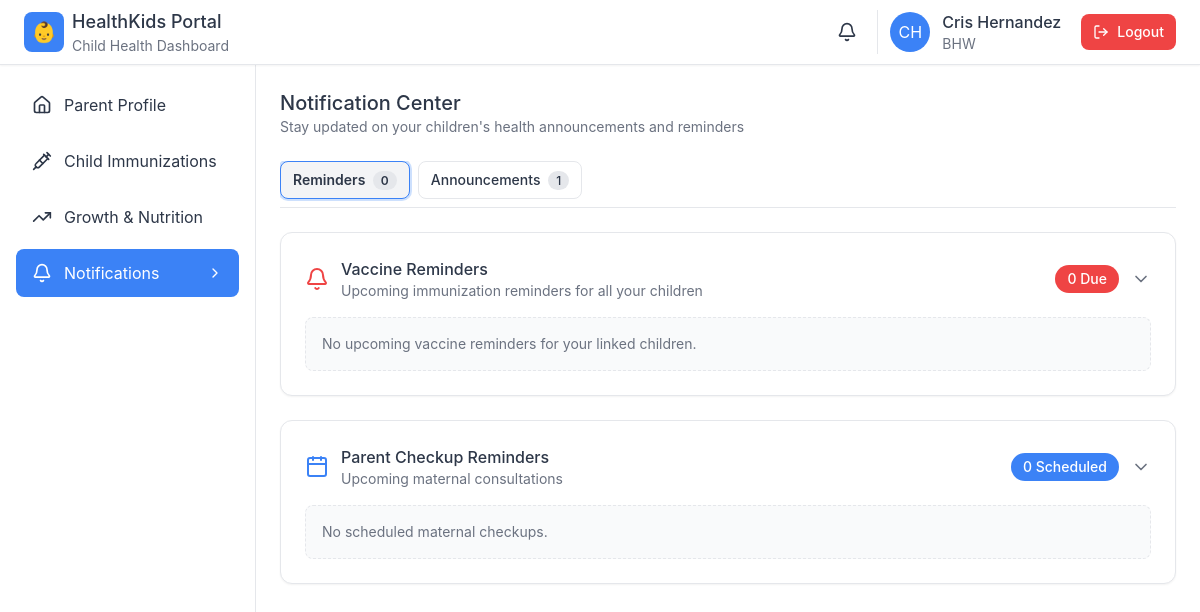
Screenshot of /parent_portal.php?view=notifications (signed in) with the database file from the repository.
### tables this page shows
CREATE TABLE `users` (
  `user_id` int(10) UNSIGNED NOT NULL,
  `username` varchar(100) NOT NULL,
  `email` varchar(255) DEFAULT NULL,
  `password` varchar(255) NOT NULL,
  `password_hash` varchar(255) NOT NULL,
  `first_name` varchar(100) NOT NULL DEFAULT '',
  `middle_name` varchar(100) DEFAULT NULL,
  `last_name` varchar(100) NOT NULL DEFAULT '',
  `role_id` int(10) UNSIGNED NOT NULL,
  `barangay` varchar(100) DEFAULT NULL,
  `birthday` date DEFAULT NULL,
  `is_active` tinyint(1) NOT NULL DEFAULT 1,
  `created_at` timestamp NOT NULL DEFAULT current_timestamp(),
  `updated_at` timestamp NOT NULL DEFAULT current_timestamp() ON UPDATE current_timestamp(),
  `last_login_at` timestamp NULL DEFAULT NULL,
  `created_by_user_id` int(10) UNSIGNED DEFAULT NULL
);

CREATE TABLE `roles` (
  `role_id` int(10) UNSIGNED NOT NULL,
  `role_name` varchar(50) NOT NULL,
  `role_description` text DEFAULT NULL,
  `created_at` timestamp NOT NULL DEFAULT current_timestamp()
);

### views/notifications.php (the view, shortened to what this page needs)
<?php
require_once __DIR__.'/../inc/db.php';
$announcements=[];
if ($stmt = $mysqli->prepare("SELECT event_id, event_title, event_description, event_type, event_date, event_time, location FROM events WHERE is_published=1 AND (event_date IS NULL OR event_date >= CURDATE()) ORDER BY event_date ASC, event_time ASC LIMIT 100")) {
    $stmt->execute();
    $res = $stmt->get_result();
    while ($row = $res->fetch_assoc()) { $announcements[] = $row; }
}
$vaccine_reminders=[];
$parent_checkups = [];
?>
<div class="space-y-6">
    <div class="flex flex-col md:flex-row md:items-end md:justify-between gap-3">
        <div>
            <h2 class="text-xl font-medium">Notification Center</h2>
            <p class="text-sm" style="color: #6b7280;">Stay updated on your children's health announcements and reminders</p>
        </div>
    </div>
    <div class="mt-2">
        <div class="flex gap-2 overflow-x-auto pb-2 border-b" style="border-color:#e5e7eb;">
            <button class="tab-btn px-3 py-2 rounded-lg text-sm font-medium border" data-tab="reminders" aria-selected="true" style="border-color:#e5e7eb; background-color:#f3f4f6;">
                Reminders
                <span class="ml-1 px-2 py-0.5 rounded-full text-xs" style="background-color:#e5e7eb;">
                    <?php echo count($vaccine_reminders) + count($parent_checkups); ?>
                </span>
            </button>
            <button class="tab-btn px-3 py-2 rounded-lg text-sm font-medium border" data-tab="announcements" aria-selected="false" style="border-color:#e5e7eb;">
                Announcements
                <span class="ml-1 px-2 py-0.5 rounded-full text-xs" style="background-color:#e5e7eb;">
                    <?php echo count($announcements); ?>
                </span>
            </button>
        </div>
    </div>
    <div data-panel="reminders" class="space-y-6">
        <div class="bg-white rounded-xl shadow-sm p-6" style="border: 1px solid #e5e7eb;">
            <button id="reminders-toggle" type="button" class="w-full flex items-center justify-between mb-4 text-left">
                <div class="flex items-center gap-3">
                    <i data-lucide="bell" class="w-6 h-6" style="color: #ef4444;"></i>
                    <div>
                        <h3 class="font-medium">Vaccine Reminders</h3>
                        <p class="text-sm" style="color: #6b7280;">Upcoming immunization reminders for all your children</p>
                    </div>
                </div>
                <div class="flex items-center gap-3">
                    <span class="px-3 py-1 rounded-full text-white text-sm font-medium" style="background-color: #ef4444;">
                        <?php echo count($vaccine_reminders); ?> Due
                    </span>
                    <i id="reminders-chevron" data-lucide="chevron-down" class="w-5 h-5" style="transition: transform 0.2s ease; color:#6b7280;"></i>
                </div>
            </button>
            <div id="reminders-content" class="space-y-3">
                <?php if (empty($vaccine_reminders)): ?>
                    <div class="p-4 rounded-lg" style="background-color:#f9fafb; border:1px dashed #e5e7eb;">
                        <p class="text-sm" style="color:#6b7280;">No upcoming vaccine reminders for your linked children.</p>
                    </div>
                <?php endif; ?>
            </div>
        </div>
        <div class="bg-white rounded-xl shadow-sm p-6" style="border: 1px solid #e5e7eb;">
            <button id="checkups-toggle" type="button" class="w-full flex items-center justify-between mb-4 text-left">
                <div class="flex items-center gap-3">
                    <i data-lucide="calendar" class="w-6 h-6" style="color: #3b82f6;"></i>
                    <div>
                        <h3 class="font-medium">Parent Checkup Reminders</h3>
                        <p class="text-sm" style="color: #6b7280;">Upcoming maternal consultations</p>
                    </div>
                </div>
                <div class="flex items-center gap-3">
                    <span class="px-3 py-1 rounded-full text-white text-sm font-medium" style="background-color: #3b82f6;">
                        <?php echo count($parent_checkups); ?> Scheduled
                    </span>
                    <i id="checkups-chevron" data-lucide="chevron-down" class="w-5 h-5" style="transition: transform 0.2s ease; color:#6b7280;"></i>
                </div>
            </button>
            <div id="checkups-content" class="space-y-3">
                <?php if (empty($parent_checkups)): ?>
                    <div class="p-4 rounded-lg" style="background-color:#f9fafb; border:1px dashed #e5e7eb;">
                        <p class="text-sm" style="color:#6b7280;">No scheduled maternal checkups.</p>
                    </div>
                <?php endif; ?>
            </div>
        </div>
    </div>
</div>

### includes/header.php (shortened to what this page needs)
<header class="sticky top-0 z-50 bg-white border-b shadow-sm" style="border-color: #e5e7eb;">
    <div class="flex items-center justify-between h-16 px-4 lg:px-6">
        <div class="flex items-center gap-4">
            <div class="flex items-center gap-2">
                <div class="h-10 w-10 rounded-lg flex items-center justify-center text-white text-xl" style="background-color: #3b82f6;">
                    👶
                </div>
                <div class="hidden sm:block">
                    <h1 class="text-lg font-medium">HealthKids Portal</h1>
                    <p class="text-sm" style="color: #6b7280;">Child Health Dashboard</p>
                </div>
            </div>
        </div>
        <div class="flex items-center gap-3">
            <a href="parent_portal.php?view=notifications" class="p-2 hover:bg-gray-100 rounded-lg relative">
                <i data-lucide="bell" class="w-5 h-5"></i>
            </a>
            <div class="flex items-center gap-3 pl-3 border-l" style="border-color: #e5e7eb;">
                <div class="h-10 w-10 rounded-full flex items-center justify-center text-white" style="background-color: #3b82f6;">
                    <?php echo $user['initials']; ?>
                </div>
                <div class="hidden md:block">
                    <p class="font-medium"><?php echo $user['first_name'] . ' ' . $user['last_name']; ?></p>
                    <p class="text-sm" style="color: #6b7280;"><?php echo $user['role']; ?></p>
                </div>
                <a href="logout.php" class="ml-2 inline-flex items-center gap-2 px-3 py-2 rounded-lg text-sm font-medium"
                   style="background-color:#ef4444; color:white;">
                    <i data-lucide="log-out" class="w-4 h-4"></i>
                    <span class="hidden sm:inline">Logout</span>
                </a>
            </div>
        </div>
    </div>
</header>

### assets/css/globals.css (style rules this page uses)
* { margin: 0; padding: 0; box-sizing: border-box; }
body { font-family: -apple-system, BlinkMacSystemFont, 'Segoe UI', Roboto, 'Helvetica Neue', Arial, sans-serif; line-height: 1.6; color: #2d3748; }
h1, h2, h3, h4, h5, h6 { font-weight: 500; line-height: 1.5; }
h1 { font-size: 1.875rem; }
h2 { font-size: 1.5rem; }
h3 { font-size: 1.25rem; }
p { font-size: 1rem; line-height: 1.5; }
html { scroll-behavior: smooth; }

### parent_portal.php (style rules this page uses)
:root { --primary: #3b82f6; --secondary: #10b981; --accent: #f59e0b; --destructive: #ef4444; }

### rows the page displays
users: first_name "Cris", last_name "Hernandez", role.role_name "BHW"

### other values shown
$user['initials'] "CH"
$item['name'] "Parent Profile"
$item['name'] "Child Immunizations"
$item['name'] "Growth & Nutrition"
$item['name'] "Notifications"
count($vaccine_reminders) + count($parent_checkups) "0"
count($announcements) "1"
count($vaccine_reminders) "0"
count($parent_checkups) "0"
